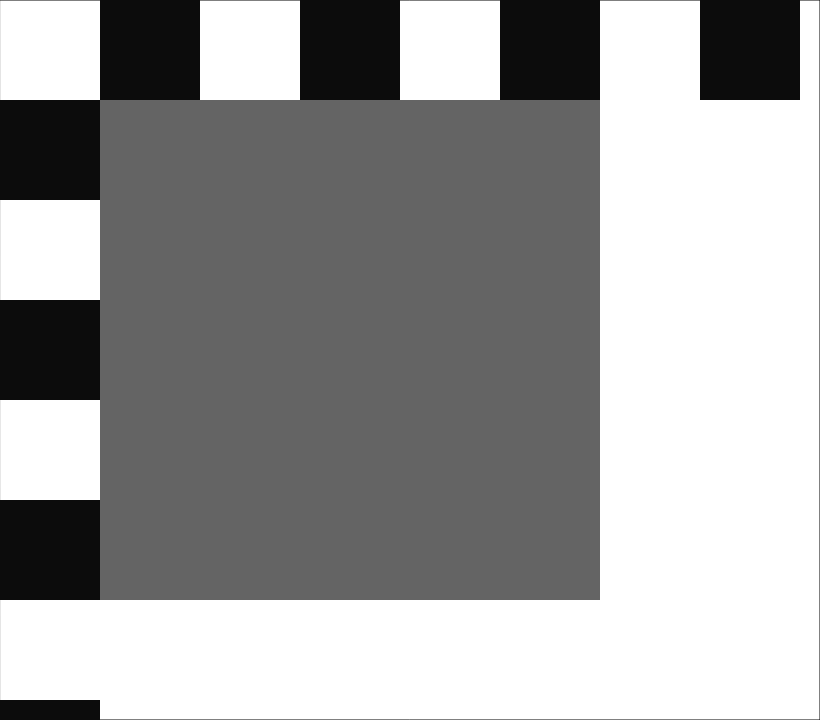
Frame 1 (no input)
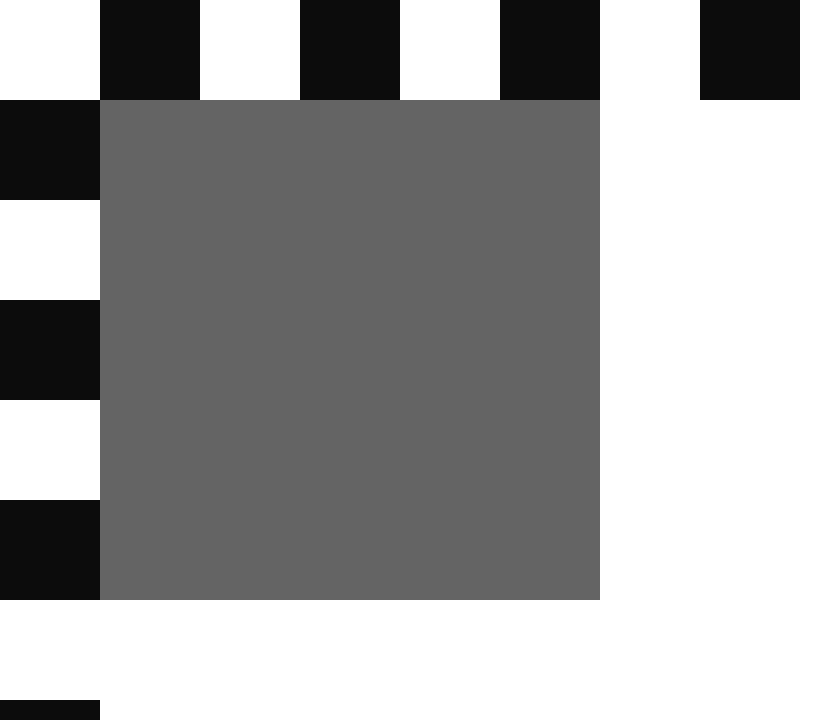
Frame 60 (no input)
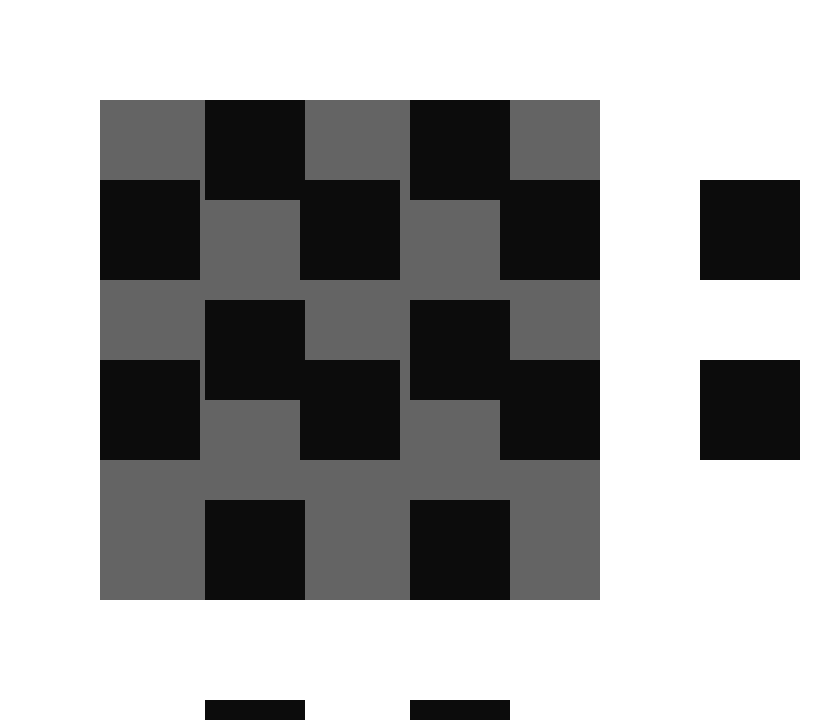
Frame 120 (the mouse pressed at the canvas centre since frame 60)

The p5.js sketch that drew these frames (run headless with seeded random() and noise() and a simulated clock; from frame 60 on, the mouse is pressed at the canvas centre):

// p5.js sketch
// ── sketch.js
let x=0
let y=0
function setup() {
  createCanvas(820, 720);

 
  
}

function draw() {

//  fill(700);
//   rect(0,0, 820, 720);
//   fill(1)
//     strokeWeight(0);
//   fill(100,100,100);
//    //main rect that is static
//   rect(100,100,500,500)
   
// //little squares that move
//   fill(12);
//  rect(mouseX,400,100,100)
//   rect(mouseX,400,100,100)

//   rect(300,mouseY,100,100);
//   rect(300,mouseY*2,100,100);
//    rect(300,mouseY/2,100,100);
  fill(700);
  rect(0,0, 820, 720);
  fill(1)
    strokeWeight(0);
  fill(100,100,100);
   //main rect that is static
  rect(100,100,500,500)
   
//little squares that move
  fill(12);
  for (x = 100; x < width; x+=200){
    for (y = 100; y < height; y+= 200){
      
 rect(mouseX*2,y,100,100)
  rect(mouseX,y,100,100)
      rect(mouseX/2, y, 100, 100);

  rect(x,mouseY,100,100);
  rect(x,mouseY*2,100,100);
   rect(x,mouseY/2,100,100);
    }
  
  }
  


}
